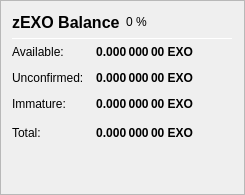
                   <widget class="QFrame" name="frame_ZerocoinBalances">
                    <property name="frameShape">
                     <enum>QFrame::StyledPanel</enum>
                    </property>
                    <property name="frameShadow">
                     <enum>QFrame::Raised</enum>
                    </property>
                    <layout class="QVBoxLayout" name="verticalLayout_7">
                     <item>
                      <layout class="QHBoxLayout" name="horizontalLayout_8" stretch="0,0,0">
                       <item>
                        <widget class="QLabel" name="label_5z_3">
                         <property name="minimumSize">
                          <size>
                           <width>0</width>
                           <height>20</height>
                          </size>
                         </property>
                         <property name="font">
                          <font>
                           <pointsize>12</pointsize>
                           <weight>75</weight>
                           <bold>true</bold>
                          </font>
                         </property>
                         <property name="text">
                          <string>zEXO Balance</string>
                         </property>
                        </widget>
                       </item>
                       <item>
                        <widget class="QLabel" name="labelzEXOPercent">
                         <property name="text">
                          <string notr="true">0 %</string>
                         </property>
                        </widget>
                       </item>
                       <item>
                        <spacer name="horizontalSpacer_11">
                         <property name="orientation">
                          <enum>Qt::Horizontal</enum>
                         </property>
                         <property name="sizeHint" stdset="0">
                          <size>
                           <width>40</width>
                           <height>20</height>
                          </size>
                         </property>
                        </spacer>
                       </item>
                      </layout>
                     </item>
                     <item>
                      <widget class="Line" name="line_ZerocoinBalance">
                       <property name="minimumSize">
                        <size>
                         <width>0</width>
                         <height>1</height>
                        </size>
                       </property>
                       <property name="maximumSize">
                        <size>
                         <width>16777215</width>
                         <height>1</height>
                        </size>
                       </property>
                       <property name="orientation">
                        <enum>Qt::Horizontal</enum>
                       </property>
                      </widget>
                     </item>
                     <item>
                      <layout class="QGridLayout" name="gridLayout_5">
                       <property name="spacing">
                        <number>12</number>
                       </property>
                       <item row="1" column="0">
                        <widget class="QLabel" name="labelzBalanceMatureText">
                         <property name="toolTip">
                          <string>Mature: more than 20 confirmation and more than 1 mint of the same denomination after it was minted.
These zEXO are spendable.</string>
                         </property>
                         <property name="text">
                          <string>Available:</string>
                         </property>
                        </widget>
                       </item>
                       <item row="1" column="1">
                        <widget class="QLabel" name="labelzBalanceMature">
                         <property name="font">
                          <font>
                           <weight>75</weight>
                           <bold>true</bold>
                          </font>
                         </property>
                         <property name="toolTip">
                          <string>Mature: more than 20 confirmation and more than 1 mint of the same denomination after it was minted.
These zEXO are spendable.</string>
                         </property>
                         <property name="text">
                          <string notr="true">0.000 000 00 EXO</string>
                         </property>
                         <property name="alignment">
                          <set>Qt::AlignRight|Qt::AlignTrailing|Qt::AlignVCenter</set>
                         </property>
                        </widget>
                       </item>
                       <item row="2" column="0">
                        <widget class="QLabel" name="labelzBalanceUnconfirmedText">
                         <property name="toolTip">
                          <string>Unconfirmed: less than 20 confirmations
Immature: confirmed, but less than 1 mint of the same denomination after it was minted</string>
                         </property>
                         <property name="text">
                          <string>Unconfirmed:</string>
                         </property>
                        </widget>
                       </item>
                       <item row="2" column="1">
                        <widget class="QLabel" name="labelzBalanceUnconfirmed">
                         <property name="font">
                          <font>
                           <weight>75</weight>
                           <bold>true</bold>
                          </font>
                         </property>
                         <property name="toolTip">
                          <string>Unconfirmed: less than 20 confirmations
Immature: confirmed, but less than 1 mint of the same denomination after it was minted</string>
                         </property>
                         <property name="text">
                          <string notr="true">0.000 000 00 EXO</string>
                         </property>
                         <property name="alignment">
                          <set>Qt::AlignRight|Qt::AlignTrailing|Qt::AlignVCenter</set>
                         </property>
                        </widget>
                       </item>
                       <item row="3" column="0">
                        <widget class="QLabel" name="labelzBalanceImmatureText">
                         <property name="toolTip">
                          <string>Unconfirmed: less than 20 confirmations
Immature: confirmed, but less than 1 mint of the same denomination after it was minted</string>
                         </property>
                         <property name="text">
                          <string>Immature:</string>
                         </property>
                        </widget>
                       </item>
                       <item row="3" column="1">
                        <widget class="QLabel" name="labelzBalanceImmature">
                         <property name="font">
                          <font>
                           <weight>75</weight>
                           <bold>true</bold>
                          </font>
                         </property>
                         <property name="toolTip">
                          <string>Unconfirmed: less than 20 confirmations
Immature: confirmed, but less than 1 mint of the same denomination after it was minted</string>
                         </property>
                         <property name="text">
                          <string notr="true">0.000 000 00 EXO</string>
                         </property>
                         <property name="alignment">
                          <set>Qt::AlignRight|Qt::AlignTrailing|Qt::AlignVCenter</set>
                         </property>
                        </widget>
                       </item>
                       <item row="4" column="0">
                        <widget class="QLabel" name="labelzBalanceText">
                         <property name="toolTip">
                          <string>Your current zEXO balance, unconfirmed and immature zEXO included.</string>
                         </property>
                         <property name="text">
                          <string>Total:</string>
                         </property>
                        </widget>
                       </item>
                       <item row="4" column="1">
                        <widget class="QLabel" name="labelzBalance">
                         <property name="font">
                          <font>
                           <weight>75</weight>
                           <bold>true</bold>
                          </font>
                         </property>
                         <property name="cursor">
                          <cursorShape>IBeamCursor</cursorShape>
                         </property>
                         <property name="toolTip">
                          <string>Your current zEXO balance, unconfirmed and immature zEXO included.</string>
                         </property>
                         <property name="text">
                          <string notr="true">0.000 000 00 EXO</string>
                         </property>
                         <property name="alignment">
                          <set>Qt::AlignRight|Qt::AlignTrailing|Qt::AlignVCenter</set>
                         </property>
                         <property name="textInteractionFlags">
                          <set>Qt::LinksAccessibleByMouse|Qt::TextSelectableByKeyboard|Qt::TextSelectableByMouse</set>
                         </property>
                        </widget>
                       </item>
                       <item row="4" column="2">
                        <spacer name="horizontalSpacer_4">
                         <property name="orientation">
                          <enum>Qt::Horizontal</enum>
                         </property>
                         <property name="sizeHint" stdset="0">
                          <size>
                           <width>40</width>
                           <height>20</height>
                          </size>
                         </property>
                        </spacer>
                       </item>
                      </layout>
                     </item>
                     <item>
                      <spacer name="verticalSpacer_4">
                       <property name="orientation">
                        <enum>Qt::Vertical</enum>
                       </property>
                       <property name="sizeHint" stdset="0">
                        <size>
                         <width>20</width>
                         <height>40</height>
                        </size>
                       </property>
                      </spacer>
                     </item>
                    </layout>
                   </widget>
